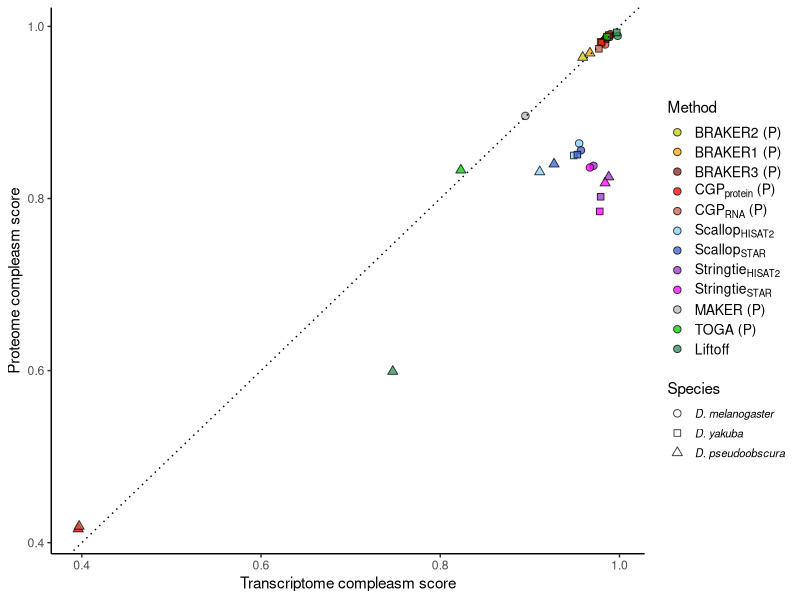
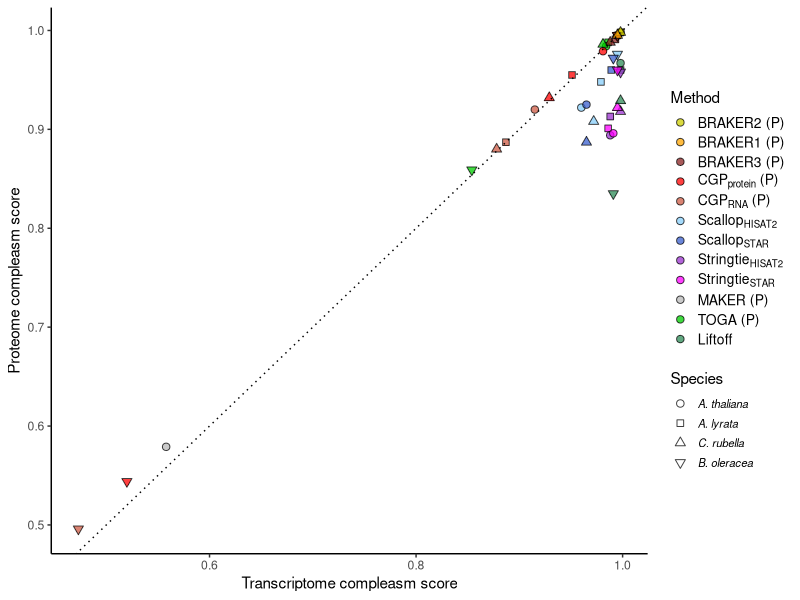
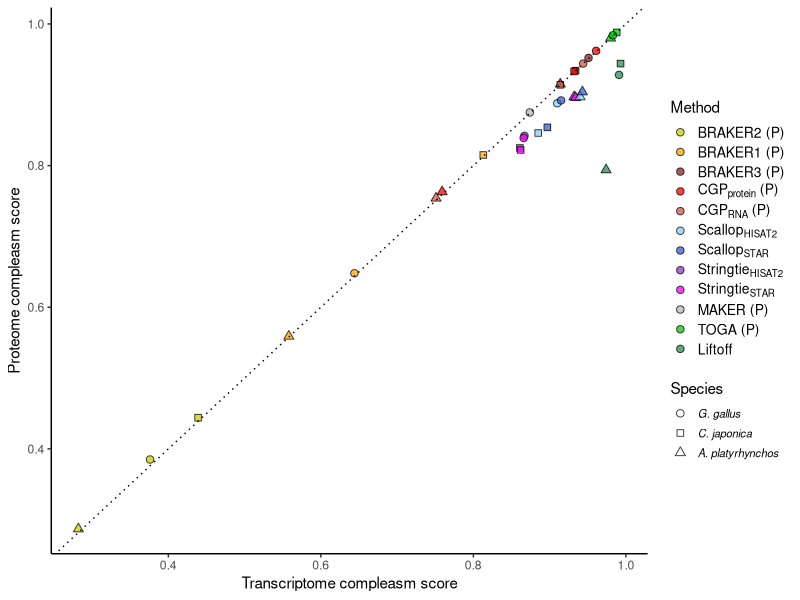
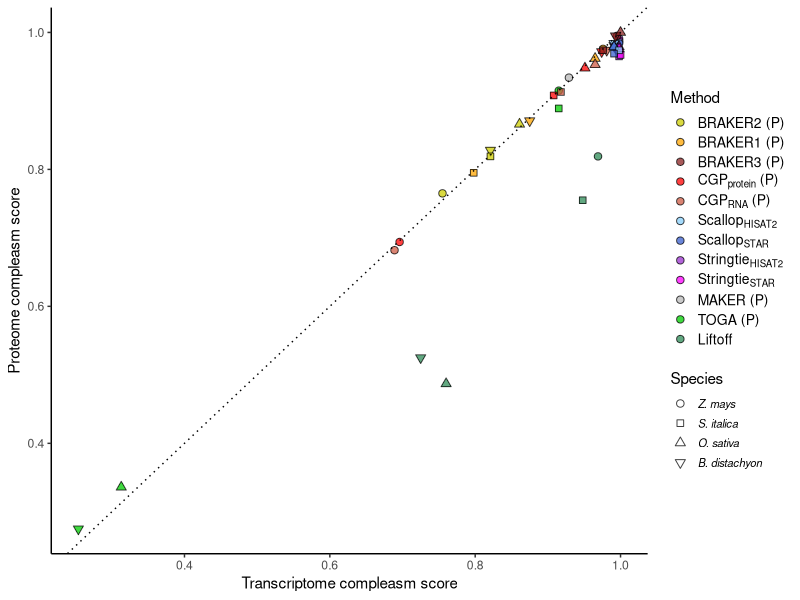
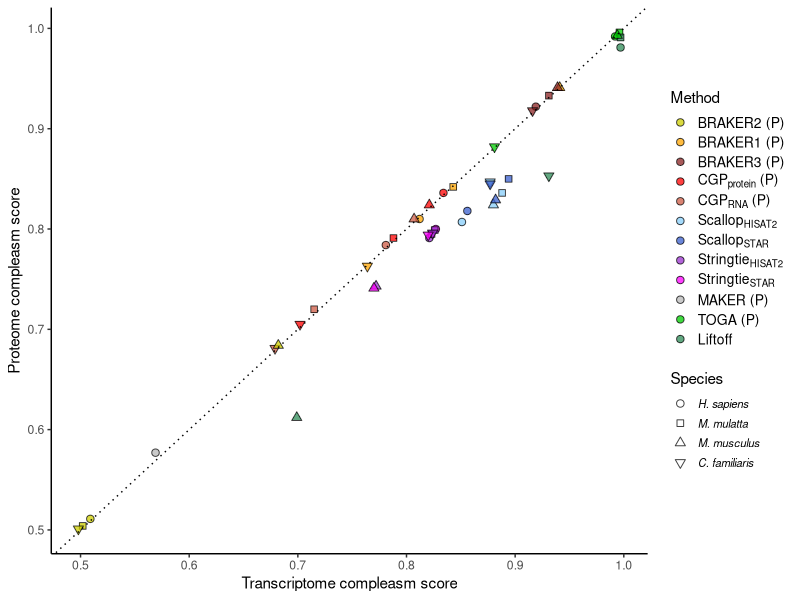
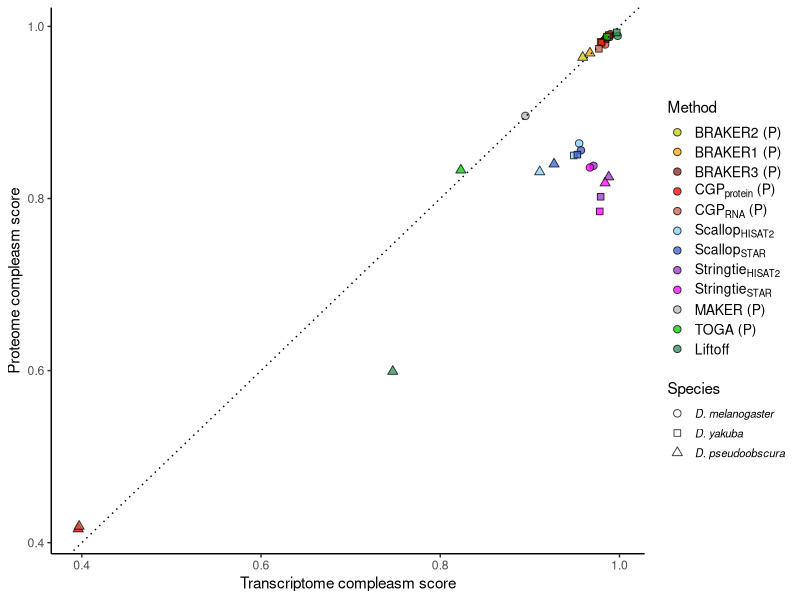
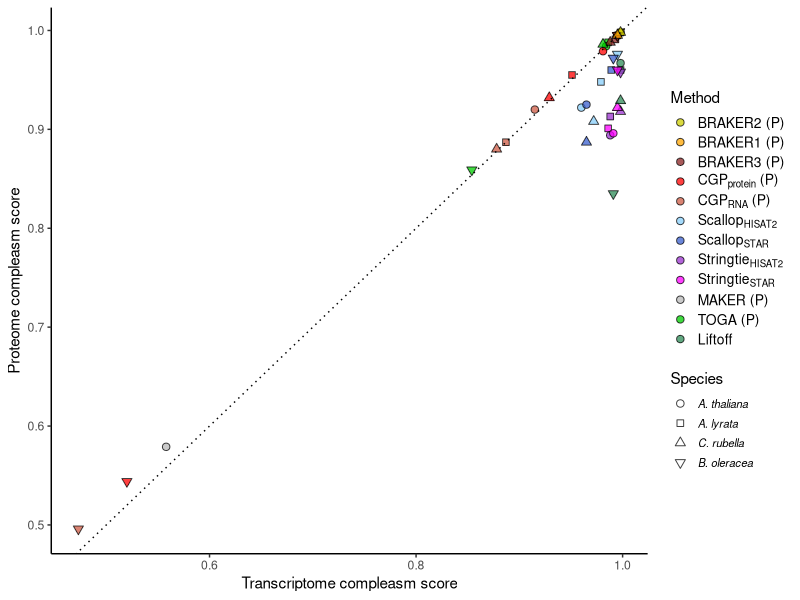
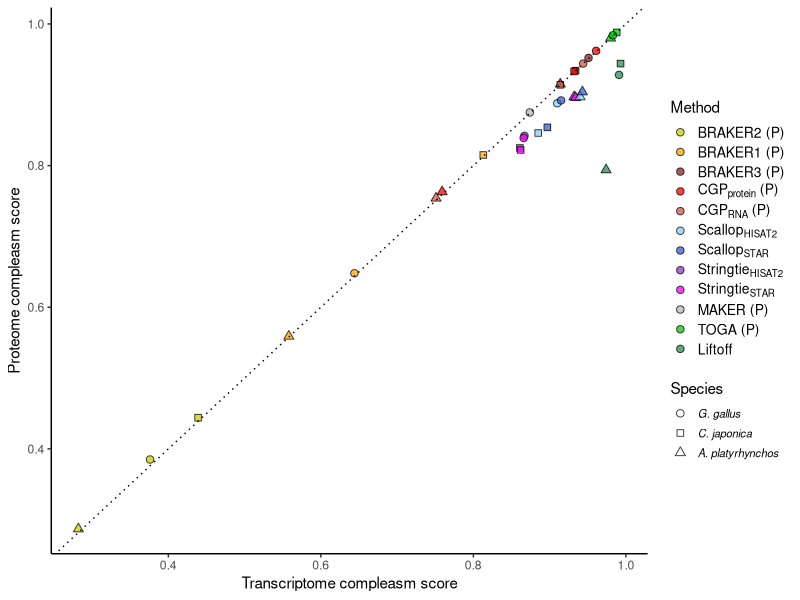

Recreate these plots in R, in order.
## ---- chunk 1
currentdir=getwd()
setwd(currentdir)
library(tidyverse)
## ---- chunk 2
annotations <-read_csv("../../data/Table_S3.csv")
annotations <- annotations %>% filter(!method %in% c("BrkProt-unfilt","BrkProt-fullsupport","BrkRNA-unfilt",
                                                     "BrkRNA-fullsupport","CGPdenovo","TSEBRA","MakerNoRnaNoEvm",
                                                     "MakerRnaEvm","MakerNoRnaEvm")) 

methodlabels<-c("BRAKER2 (P)","BRAKER1 (P)","BRAKER3 (P)",expression(paste(CGP[protein]," (P)")),expression(paste(CGP[RNA]," (P)")),expression(Scallop[HISAT2]),expression(Scallop[STAR]),expression(Stringtie[HISAT2]),expression(Stringtie[STAR]),"MAKER (P)","TOGA (P)","Liftoff")

annotations$method <- factor(annotations$method,levels=c("BrkProt","BrkRNA","Braker3","CGPprotein","CGPrnaseq",
                                           "ScalHisat","ScalStar","StrHisat","StrStar","MakerRnaNoEvm","TOGA","liftoff"))

annotations <- annotations %>% mutate(species = str_replace(species, "dmelanogaster", "D. melanogaster")) %>%
     mutate(species = str_replace(species, "dpseudoobscura", "D. pseudoobscura")) %>%  
     mutate(species = str_replace(species, "dyakuba", "D. yakuba")) %>%
     mutate(species = str_replace(species, "alyrata", "A. lyrata")) %>%
     mutate(species = str_replace(species, "athaliana", "A. thaliana")) %>%
     mutate(species = str_replace(species, "boleracea", "B. oleracea")) %>%
     mutate(species = str_replace(species, "crubella", "C. rubella")) %>%
     mutate(species = str_replace(species, "osativa", "O. sativa")) %>%
     mutate(species = str_replace(species, "sitalica", "S. italica")) %>%
     mutate(species = str_replace(species, "bdistachyon", "B. distachyon")) %>%
     mutate(species = str_replace(species, "zmays", "Z. mays")) %>%
     mutate(species = str_replace(species, "bmori", "B. mori")) %>%
     mutate(species = str_replace(species, "herato", "H. erato")) %>%
     mutate(species = str_replace(species, "dplexippus", "D. plexippus")) %>%
     mutate(species = str_replace(species, "human", "H. sapiens")) %>%
     mutate(species = str_replace(species, "macaque", "M. mulatta")) %>%
     mutate(species = str_replace(species, "dog", "C. familiaris")) %>%
     mutate(species = str_replace(species, "mouse", "M. musculus")) %>%
     mutate(species = str_replace(species, "chicken", "G. gallus")) %>%
     mutate(species = str_replace(species, "quail", "C. japonica")) %>%
     mutate(species = str_replace(species, "mallard", "A. platyrhynchos"))


annotations <- annotations %>% mutate_at(vars(species),factor,levels=c("D. melanogaster",
              "D. yakuba", "D. pseudoobscura","A. thaliana", "A. lyrata","C. rubella","B. oleracea","Z. mays","S. italica","O. sativa",
               "B. distachyon", "G. gallus","C. japonica","A. platyrhynchos","H. sapiens","M. mulatta","M. musculus","C. familiaris","H. erato","D. plexippus","B. mori"))
## ---- chunk 3
dipterans_plot <- annotations %>% filter(group=="dipterans") %>% 
      ggplot() + 
      geom_point(mapping=aes(x=compleasm_transcriptome,y=compleasm_protein,fill=method,shape=species),color="black",alpha=0.75,size=2.2) +
      scale_fill_manual(labels=methodlabels,values=c("yellow3","orange","brown4", "red","coral3", "lightskyblue", "royalblue3","darkorchid3", "magenta","gray72","green3","seagreen")) + 
    scale_shape_manual(values=c(21,22,24)) +
    ylab("Proteome compleasm score") +
    xlab("Transcriptome compleasm score") +
    theme_classic() +
    geom_abline(intercept=0,slope=1,lty="dotted",color="black") +
    theme(legend.text.align = 0,legend.spacing.y = unit(0.15, "cm"),legend.key.size= unit(0.5, "cm")) + 
    guides(fill = guide_legend(title = "Method",override.aes = list(shape=21),order=1,label.theme = element_text(angle = 0, size=10,face = "plain"))) +
    guides(shape = guide_legend(title = "Species",order=2,label.theme = element_text(angle = 0, size=8,face = "italic")))
    

print(dipterans_plot)
ggsave(dipterans_plot,file="Figure_S7A.pdf",width=4.5,height=4.5)
## ---- chunk 4
rosids_plot <- annotations %>% filter(group=="rosids") %>% 
      ggplot() + 
      geom_point(mapping=aes(x=compleasm_transcriptome,y=compleasm_protein,fill=method,shape=species),color="black",alpha=0.75,size=2.2) +
      scale_fill_manual(labels=methodlabels,values=c("yellow3","orange","brown4", "red","coral3", "lightskyblue", "royalblue3","darkorchid3", "magenta","gray72","green3","seagreen")) + 
     scale_shape_manual(values=c(21,22,24,25)) +
    ylab("Proteome compleasm score") +
    xlab("Transcriptome compleasm score") +
    theme_classic() +
    geom_abline(intercept=0,slope=1,lty="dotted",color="black") +
    theme(legend.text.align = 0,legend.spacing.y = unit(0.15, "cm"),legend.key.size= unit(0.5, "cm")) + 
    guides(fill = guide_legend(title = "Method",override.aes = list(shape=21),order=1,label.theme = element_text(angle = 0, size=10,face = "plain"))) +
    guides(shape = guide_legend(title = "Species",order=2,label.theme = element_text(angle = 0, size=8,face = "italic"))) 
    

print(rosids_plot)
ggsave(rosids_plot,file="Figure_S7B.pdf",width=4.5,height=4.5)
## ---- chunk 5
birds_plot <- annotations %>% filter(group=="birds") %>% 
      ggplot() + 
      geom_point(mapping=aes(x=compleasm_transcriptome,y=compleasm_protein,fill=method,shape=species),color="black",alpha=0.75,size=2.2) +
      scale_fill_manual(labels=methodlabels,values=c("yellow3","orange","brown4", "red","coral3", "lightskyblue", "royalblue3","darkorchid3", "magenta","gray72","green3","seagreen")) + 
     scale_shape_manual(values=c(21,22,24)) +
    ylab("Proteome compleasm score") +
    xlab("Transcriptome compleasm score") +
    theme_classic() +
    geom_abline(intercept=0,slope=1,lty="dotted",color="black") +
    theme(legend.text.align = 0,legend.spacing.y = unit(0.15, "cm"),legend.key.size= unit(0.5, "cm")) + 
    guides(fill = guide_legend(title = "Method",override.aes = list(shape=21),order=1,label.theme = element_text(angle = 0, size=10,face = "plain"))) +
    guides(shape = guide_legend(title = "Species",order=2,label.theme = element_text(angle = 0, size=8,face = "italic"))) 

print(birds_plot)
ggsave(birds_plot,file="Figure_S7C.pdf",width=4.5,height=4.5)
## ---- chunk 6
monocots_plot <- annotations %>% filter(group=="monocots") %>% 
      ggplot() + 
      geom_point(mapping=aes(x=compleasm_transcriptome,y=compleasm_protein,fill=method,shape=species),color="black",alpha=0.75,size=2.2) +
      scale_fill_manual(labels=methodlabels,values=c("yellow3","orange","brown4", "red","coral3", "lightskyblue", "royalblue3","darkorchid3", "magenta","gray72","green3","seagreen")) + 
     scale_shape_manual(values=c(21,22,24,25)) +
    ylab("Proteome compleasm score") +
    xlab("Transcriptome compleasm score") +
    theme_classic() +
    geom_abline(intercept=0,slope=1,lty="dotted",color="black") +
    theme(legend.text.align = 0,legend.spacing.y = unit(0.15, "cm"),legend.key.size= unit(0.5, "cm")) + 
    guides(fill = guide_legend(title = "Method",override.aes = list(shape=21),order=1,label.theme = element_text(angle = 0, size=10,face = "plain"))) +
    guides(shape = guide_legend(title = "Species",order=2,label.theme = element_text(angle = 0, size=8,face = "italic"))) 
    

print(monocots_plot)
ggsave(monocots_plot,file="Figure_S7D.pdf",width=4.5,height=4.5)
## ---- chunk 7
mammals_plot <- annotations %>% filter(group=="mammals") %>% 
      ggplot() + 
      geom_point(mapping=aes(x=compleasm_transcriptome,y=compleasm_protein,fill=method,shape=species),color="black",alpha=0.75,size=2.2) +
      scale_fill_manual(labels=methodlabels,values=c("yellow3","orange","brown4", "red","coral3", "lightskyblue", "royalblue3","darkorchid3", "magenta","gray72","green3","seagreen")) + 
     scale_shape_manual(values=c(21,22,24,25)) +
    ylab("Proteome compleasm score") +
    xlab("Transcriptome compleasm score") +
    theme_classic() +
    geom_abline(intercept=0,slope=1,lty="dotted",color="black") +
    theme(legend.text.align = 0,legend.spacing.y = unit(0.15, "cm"),legend.key.size= unit(0.5, "cm")) + 
    guides(fill = guide_legend(title = "Method",override.aes = list(shape=21),order=1,label.theme = element_text(angle = 0, size=10,face = "plain"))) +
    guides(shape = guide_legend(title = "Species",order=2,label.theme = element_text(angle = 0, size=8,face = "italic"))) 
    

print(mammals_plot)
ggsave(mammals_plot,file="Figure_S7E.pdf",width=4.5,height=4.5)
